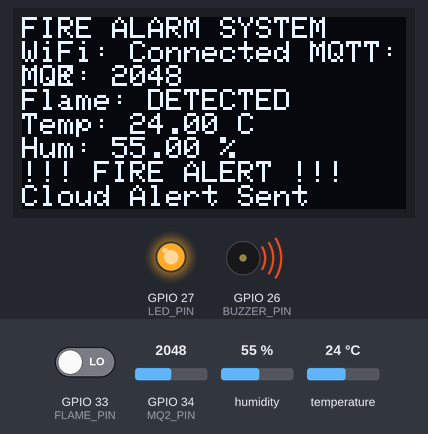
The sketch below on a simulated ESP32. On the bench: 128×64 one-colour display, output pins drawn as LEDs (lit = HIGH), buzzer (waves = sounding). The test bench sets the inputs (shaded band); at power-on: GPIO 33 (FLAME_PIN) LOW, GPIO 34 (MQ2_PIN) = 2048, humidity 55 %, temperature 24 °C. WiFi joins after 1.5 s; servers stay silent unless stated; no MQTT or app messages arrive unless stated; web services answer with replies made up by the test bench; what the sketch prints to the serial monitor is not drawn.

Above: at 15.0 s.
15.1 s: GPIO 33 (FLAME_PIN) driven HIGH
At 17.0 s:
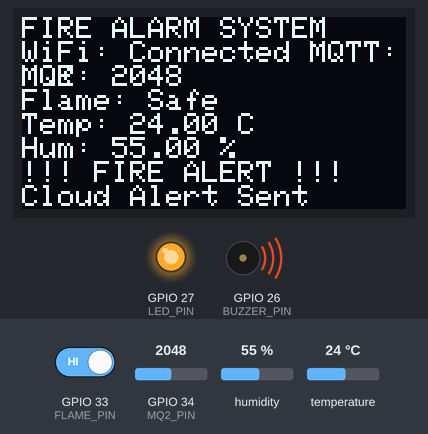
17.3 s: GPIO 34 (MQ2_PIN) set to 1053
At 18.4 s:
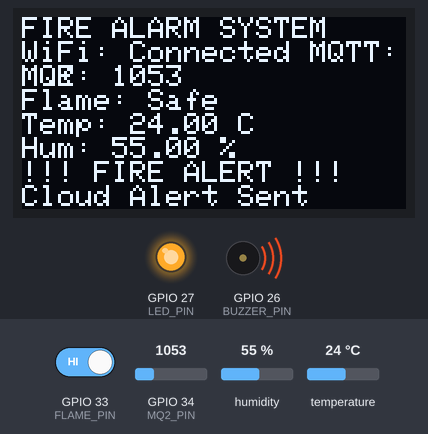
19.4 s: GPIO 34 (MQ2_PIN) set to 947
At 20.7 s:
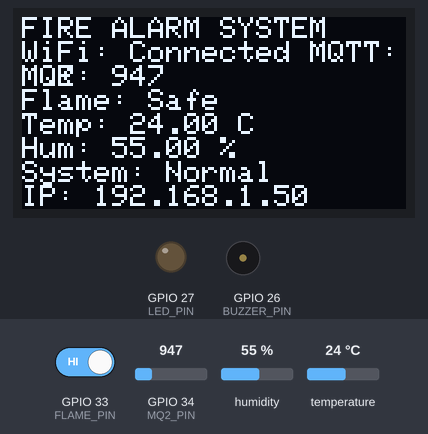
21.5 s: humidity set to 22 %
At 23.1 s:
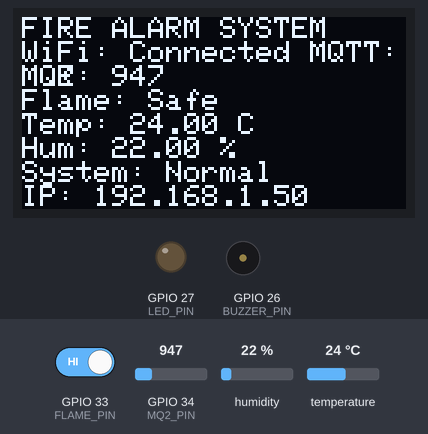
23.4 s: temperature set to 12 °C
At 26.5 s:
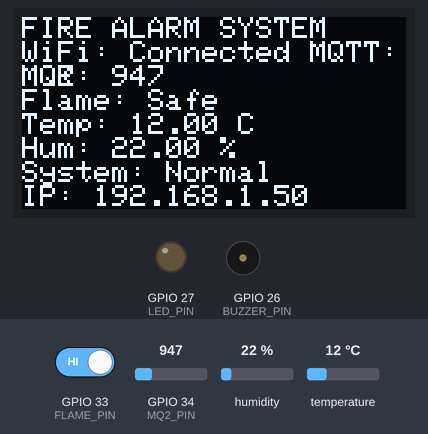
27.4 s: GPIO 33 (FLAME_PIN) driven LOW
At 28.8 s:
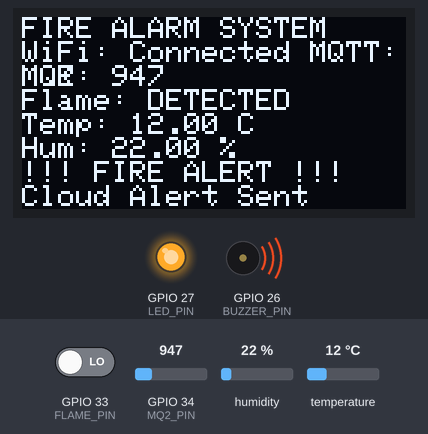
Timing chart, 0 to 30.4 s (numbered marks = the images above; inputs shaded):
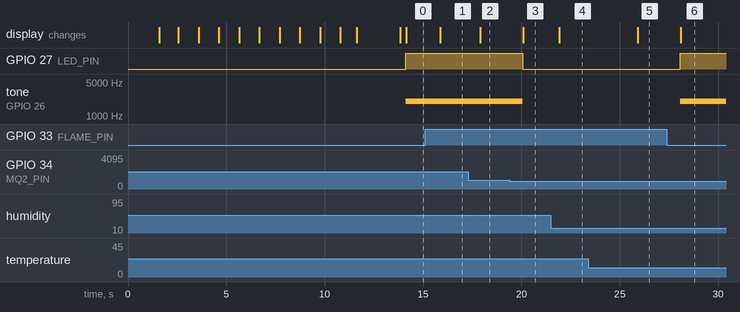

Measured:
- the behaviour switches between 1001 and 1000 on GPIO 34 (MQ2_PIN) (found by bisection; images 2 and 3)
- after the input at 15.1 s, the display: changes after 0.78 s (image 1)
- after the input at 17.3 s, the display: changes after 0.60 s (image 2)
- after the input at 19.4 s, GPIO 27 (LED_PIN): HIGH → LOW after 0.66 s; tone on GPIO 26 (BUZZER_PIN): 2000 Hz → silent after 0.66 s; the display: changes after 0.69 s (image 3)
- after the input at 21.5 s, the display: changes after 0.42 s (image 4)
- after the input at 23.4 s, the display: changes after 2.5 s (image 5)
- after the input at 27.4 s, GPIO 27 (LED_PIN): LOW → HIGH after 0.68 s; tone on GPIO 26 (BUZZER_PIN): silent → 2000 Hz after 0.68 s; the display: changes after 0.71 s (image 6)

The sketch:

fire_alarm.ino
```cpp
#include <Wire.h>
#include <Adafruit_GFX.h>
#include <Adafruit_SSD1306.h>
#include "DHT.h"
#include <WiFi.h>
#include <PubSubClient.h>
#include <HTTPClient.h>
#include <WebServer.h>
#include <ArduinoJson.h>
#include "config.h"   // <-- your local secrets (WiFi, MQTT, Telegram, MacroDroid)

WiFiClient espClient;
PubSubClient client(espClient);
WebServer server(80);

// ------------------ Pins ------------------
#define MQ2_PIN 34
#define FLAME_PIN 33
#define DHT_PIN 25
#define BUZZER_PIN 26
#define LED_PIN 27

// ------------------ PWM for Buzzer ------------------
#define PWM_CHANNEL 0
#define PWM_FREQ 2000
#define PWM_RESOLUTION 8

// ------------------ OLED Setup ------------------
#define SCREEN_WIDTH 128
#define SCREEN_HEIGHT 64
Adafruit_SSD1306 display(SCREEN_WIDTH, SCREEN_HEIGHT, &Wire, -1);

// ------------------ DHT11 ------------------
#define DHTTYPE DHT11
DHT dht(DHT_PIN, DHTTYPE);

// ------------------ MQ2 ------------------
float RL = 5.0;
float Ro = 10.0;
#define CALIBRATION_TIME 10000
#define CLEAN_AIR_RATIO 9.8
#define MQ2_THRESHOLD 1000
#define FLAME_TRIGGER LOW

// ------------------ Timing & State ------------------
unsigned long previousMillis = 0;
const long interval = 2000;
bool lastAlarmState = false;
unsigned long lastMobileAlert = 0;
unsigned long lastTelegramAlert = 0;
const long mobileCooldown = 60000;   // 1 minute between mobile alerts
const long telegramCooldown = 30000; // 30 seconds between Telegram

void setup() {
  Serial.begin(115200);

  pinMode(FLAME_PIN, INPUT);
  pinMode(BUZZER_PIN, OUTPUT);
  pinMode(LED_PIN, OUTPUT);

  ledcSetup(PWM_CHANNEL, PWM_FREQ, PWM_RESOLUTION);
  ledcAttachPin(BUZZER_PIN, PWM_CHANNEL);

  ledcWrite(PWM_CHANNEL, 0);
  digitalWrite(LED_PIN, LOW);

  if (!display.begin(SSD1306_SWITCHCAPVCC, 0x3C)) {
    Serial.println("OLED init failed");
    for (;;);
  }
  display.clearDisplay();
  display.setTextColor(SSD1306_WHITE);
  display.setTextSize(1);

  dht.begin();

  WiFi.begin(ssid, password);

  display.clearDisplay();
  display.setCursor(0, 0);
  display.println("Connecting WiFi...");
  display.display();

  while (WiFi.status() != WL_CONNECTED) {
    delay(500);
    Serial.print(".");
  }

  Serial.println("");
  Serial.println("WiFi connected!");
  Serial.print("IP Address: ");
  Serial.println(WiFi.localIP());

  client.setServer(mqtt_server, 1883);
  client.setCallback(mqttCallback);

  setupHTTPServer();
  calibrateMQ2();

  sendTelegramMessage("Fire Alarm System Started!\nIP: " +
                       WiFi.localIP().toString() + "\nMacroDroid Cloud Alerts Ready!");

  display.clearDisplay();
  display.setCursor(0, 0);
  display.println("System Ready!");
  display.setCursor(0, 16);
  display.print("IP: ");
  display.println(WiFi.localIP());
  display.setCursor(0, 32);
  display.println("Cloud Alerts: ON");
  display.display();

  Serial.println("System fully initialized!");
}

void calibrateMQ2() {
  display.clearDisplay();
  display.setCursor(0, 0);
  display.println("Calibrating MQ2...");
  display.display();

  unsigned long startTime = millis();
  float val = 0;
  int count = 0;

  while (millis() - startTime < CALIBRATION_TIME) {
    val += analogRead(MQ2_PIN);
    count++;

    if (count % 20 == 0) {
      display.clearDisplay();
      display.setCursor(0, 0);
      display.print("Calibrating MQ2...");
      display.setCursor(0, 16);
      display.print("Time left: ");
      display.print((CALIBRATION_TIME - (millis() - startTime)) / 1000);
      display.println("s");
      display.display();
    }
    delay(50);
  }

  val = val / count;
  float Vrl = val * 3.3 / 4095.0;
  float Rs = (5.0 - Vrl) * RL / Vrl;
  Ro = Rs / CLEAN_AIR_RATIO;

  Serial.print("MQ2 Ro: ");
  Serial.println(Ro);

  display.clearDisplay();
  display.setCursor(0, 0);
  display.println("MQ2 Calibrated!");
  display.print("Ro: ");
  display.println(Ro);
  display.display();
  delay(2000);
}

// ================== HTTP SERVER FOR MOBILE ==================
void setupHTTPServer() {
  server.on("/", HTTP_GET, []() {
    String html = "<html><body style='font-family: Arial; text-align: center;'>";
    html += "<h1>Fire Alarm System</h1>";
    html += "<p>Status: <strong>Active</strong></p>";
    html += "<p>IP: " + WiFi.localIP().toString() + "</p>";
    html += "<p>Cloud Alerts: <strong style='color: green;'>ENABLED</strong></p>";
    html += "<button onclick=\"fetch('/test-alarm', {method: 'POST'})\" "
            "style='padding: 15px 30px; font-size: 18px; background: red; color: white; border: none; border-radius: 10px; margin: 5px;'>TEST ALARM</button>";
    html += "<br>";
    html += "<button onclick=\"fetch('/alarm', {method: 'POST'})\" style='padding: 15px 30px; font-size: 18px; background: orange; color: white; border: none; border-radius: 10px; margin: 5px;'>TRIGGER ALARM (API)</button>";
    html += "<br>";
    html += "<button onclick=\"fetch('/status')\" style='padding: 15px 30px; font-size: 18px; background: blue; color: white; border: none; border-radius: 10px; margin: 5px;'>GET STATUS</button>";
    html += "</body></html>";
    server.send(200, "text/html", html);
  });

  server.on("/alarm", HTTP_POST, []() {
    Serial.println("ALARM triggered via POST /alarm endpoint!");

    int mq2ADC = analogRead(MQ2_PIN);
    int flameState = digitalRead(FLAME_PIN);
    float temp = dht.readTemperature();
    float hum = dht.readHumidity();
    if (isnan(temp)) temp = 0;
    if (isnan(hum)) hum = 0;

    triggerAlarmOutputs(true);
    triggerMobileAlert(mq2ADC, flameState, temp, hum);

    String response = "{";
    response += "\"status\":\"success\",";
    response += "\"message\":\"Alarm triggered via API - Cloud alert sent\",";
    response += "\"mq2\":" + String(mq2ADC) + ",";
    response += "\"flame\":" + String(flameState) + ",";
    response += "\"temperature\":" + String(temp) + ",";
    response += "\"humidity\":" + String(hum);
    response += "}";

    server.send(200, "application/json", response);
    Serial.println("/alarm POST response sent");
  });

  server.on("/test-alarm", HTTP_POST, []() {
    Serial.println("Manual test alarm triggered from web!");
    triggerAlarmOutputs(true);
    triggerMobileAlert(999, 1, 25.0, 50.0);
    server.send(200, "application/json",
                "{\"status\":\"test_alarm_triggered\", \"message\":\"Cloud test alert sent\"}");
  });

  server.on("/status", HTTP_GET, []() {
    String status = "{";
    status += "\"mq2\": " + String(analogRead(MQ2_PIN)) + ",";
    status += "\"flame\": " + String(digitalRead(FLAME_PIN)) + ",";
    status += "\"alarm\": " + String(lastAlarmState ? "true" : "false") + ",";
    status += "\"wifi\": \"" + String(WiFi.status() == WL_CONNECTED ? "connected" : "disconnected") + "\"";
    status += "}";
    server.send(200, "application/json", status);
  });

  server.begin();
  Serial.println("HTTP Server started on port 80");
}

// ================== ALARM OUTPUT CONTROL ==================
void triggerAlarmOutputs(bool activate) {
  if (activate) {
    digitalWrite(LED_PIN, HIGH);
    ledcWrite(PWM_CHANNEL, 128);
    Serial.println("Alarm outputs ACTIVATED");
  } else {
    digitalWrite(LED_PIN, LOW);
    ledcWrite(PWM_CHANNEL, 0);
    Serial.println("Alarm outputs DEACTIVATED");
  }
}

// ================== MACRODROID CLOUD ALERT FUNCTION ==================
void triggerMobileAlert(int mq2Value, int flameState, float temp, float hum) {
  if (WiFi.status() == WL_CONNECTED) {
    HTTPClient http;
    String url = macroDroidCloudURL;

    http.begin(url);
    http.addHeader("Content-Type", "application/json");
    http.setTimeout(10000);

    DynamicJsonDocument doc(512);
    doc["gas_level"] = mq2Value;
    doc["flame_detected"] = (flameState == FLAME_TRIGGER);
    doc["temperature"] = temp;
    doc["humidity"] = hum;
    doc["alarm_time"] = millis();
    doc["message"] = "FIRE_ALARM_TRIGGERED";
    doc["severity"] = "HIGH";
    doc["device_ip"] = WiFi.localIP().toString();

    String payload;
    serializeJson(doc, payload);

    Serial.println("Sending MacroDroid Cloud Alert...");
    int httpResponseCode = http.POST(payload);
    Serial.print("Cloud response code: ");
    Serial.println(httpResponseCode);

    if (httpResponseCode == 200) {
      Serial.println("Cloud alert sent successfully!");
    } else if (httpResponseCode == 404) {
      Serial.println("404 - Check MacroDroid trigger ID");
    } else if (httpResponseCode == -1) {
      Serial.println("Connection failed - timeout");
    } else {
      Serial.print("HTTP Error: ");
      Serial.println(httpResponseCode);
    }
    http.end();
  } else {
    Serial.println("WiFi not connected for cloud alert");
  }
}

// ================== TELEGRAM FUNCTIONS ==================
void sendTelegramMessage(const char* message) {
  if (WiFi.status() == WL_CONNECTED) {
    HTTPClient http;
    String url = "https://api.telegram.org/bot";
    url += telegramToken;
    url += "/sendMessage";

    http.begin(url);
    http.addHeader("Content-Type", "application/x-www-form-urlencoded");

    String payload = "chat_id=";
    payload += chatId;
    payload += "&text=";
    payload += message;

    int httpResponseCode = http.POST(payload);
    if (httpResponseCode > 0) {
      Serial.println("Telegram sent");
    } else {
      Serial.print("Telegram failed: ");
      Serial.println(httpResponseCode);
    }
    http.end();
  }
}

void sendTelegramMessage(String message) {
  sendTelegramMessage(message.c_str());
}

// ================== ALERT FUNCTIONS ==================
void sendFireAlert(int mq2Value, int flameState, float temp, float hum) {
  unsigned long currentMillis = millis();

  String alertMessage = "FIRE ALERT!\n\n";
  alertMessage += "Emergency: Fire detected!\n\n";
  alertMessage += "Sensor Readings:\n";
  alertMessage += "- Gas Level: " + String(mq2Value) + "\n";
  alertMessage += "- Flame: " + String(flameState == FLAME_TRIGGER ? "DETECTED" : "Safe") + "\n";
  alertMessage += "- Temperature: " + String(temp) + "C\n";
  alertMessage += "- Humidity: " + String(hum) + "%\n\n";
  alertMessage += "Triggering cloud alarm...";

  sendTelegramMessage(alertMessage);

  if (currentMillis - lastMobileAlert > mobileCooldown) {
    triggerMobileAlert(mq2Value, flameState, temp, hum);
    lastMobileAlert = currentMillis;
  }
}

void sendAllClearMessage() {
  String message = "ALL CLEAR\n\n";
  message += "Fire alarm condition has been resolved.\n";
  message += "All sensors are back to normal.\n";
  message += "System continues monitoring...";
  sendTelegramMessage(message);
}

// ================== MQTT FUNCTIONS ==================
void mqttCallback(char* topic, byte* payload, unsigned int length) {
  // Empty callback - required by library
}

void reconnectMQTT() {
  int retryCount = 0;
  while (!client.connected() && retryCount < 5) {
    retryCount++;
    Serial.print("Attempting MQTT connection (attempt ");
    Serial.print(retryCount);
    Serial.println(")...");

    if (client.connect("ESP32_FireAlarm")) {
      Serial.println("MQTT connected!");
      return;
    } else {
      delay(2000);
    }
  }
}

void updateWiFiStatus() {
  static unsigned long lastWiFiCheck = 0;
  static bool lastWiFiStatus = false;

  if (millis() - lastWiFiCheck > 5000) {
    lastWiFiCheck = millis();

    if (WiFi.status() != WL_CONNECTED) {
      if (lastWiFiStatus) Serial.println("WiFi disconnected!");
      lastWiFiStatus = false;
    } else {
      if (!lastWiFiStatus) Serial.println("WiFi connected!");
      lastWiFiStatus = true;
    }
  }
}

// ================== MAIN LOOP ==================
void loop() {
  unsigned long currentMillis = millis();

  server.handleClient();
  updateWiFiStatus();

  if (!client.connected()) {
    reconnectMQTT();
  }
  client.loop();

  if (currentMillis - previousMillis >= interval) {
    previousMillis = currentMillis;

    int mq2ADC = analogRead(MQ2_PIN);
    int flameState = digitalRead(FLAME_PIN);
    float temp = dht.readTemperature();
    float hum = dht.readHumidity();
    if (isnan(temp)) temp = 0;
    if (isnan(hum)) hum = 0;

    Serial.print("MQ2:"); Serial.print(mq2ADC);
    Serial.print(" Flame:"); Serial.print(flameState);
    Serial.print(" Temp:"); Serial.print(temp);
    Serial.print(" Hum:"); Serial.print(hum);

    bool mq2Alarm = (mq2ADC > MQ2_THRESHOLD);
    bool flameAlarm = (flameState == FLAME_TRIGGER);
    bool alarm = mq2Alarm || flameAlarm;

    Serial.print(" MQ2_Alarm:"); Serial.print(mq2Alarm);
    Serial.print(" Flame_Alarm:"); Serial.print(flameAlarm);
    Serial.print(" Overall_Alarm:"); Serial.println(alarm);

    if (alarm && !lastAlarmState) {
      Serial.println("ALARM TRIGGERED - Sending alerts!");
      sendFireAlert(mq2ADC, flameState, temp, hum);
      lastTelegramAlert = currentMillis;
    } else if (!alarm && lastAlarmState) {
      Serial.println("ALARM CLEARED");
      sendAllClearMessage();
    }
    lastAlarmState = alarm;

    triggerAlarmOutputs(alarm);

    display.clearDisplay();
    display.setCursor(0, 0);
    display.println("FIRE ALARM SYSTEM");

    display.setCursor(0, 8);
    display.print(WiFi.status() == WL_CONNECTED ? "WiFi: Connected" : "WiFi: Disconnected");
    display.println(client.connected() ? " MQTT: OK" : " MQTT: No");

    display.setCursor(0, 16);
    display.print("MQ2: "); display.println(mq2ADC);
    display.setCursor(0, 24);
    display.print("Flame: "); display.println(flameState == FLAME_TRIGGER ? "DETECTED" : "Safe");
    display.setCursor(0, 32);
    display.print("Temp: "); display.print(temp); display.println(" C");
    display.setCursor(0, 40);
    display.print("Hum: "); display.print(hum); display.println(" %");

    if (alarm) {
      display.setCursor(0, 48);
      display.println("!!! FIRE ALERT !!!");
      display.setCursor(0, 56);
      display.println("Cloud Alert Sent");
    } else {
      display.setCursor(0, 48);
      display.println("System: Normal");
      display.setCursor(0, 56);
      display.print("IP: ");
      display.println(WiFi.localIP());
    }
    display.display();

    if (client.connected()) {
      client.publish("fire/mq2", String(mq2ADC).c_str());
      client.publish("fire/flame", flameState == FLAME_TRIGGER ? "1" : "0");
      client.publish("fire/alarm", alarm ? "1" : "0");
      client.publish("fire/temp", String(temp).c_str());
      client.publish("fire/hum", String(hum).c_str());
    }
  }

  delay(10);
}
```

config.example.h
```cpp
// ============================================================
// config.example.h
// Copy this file to "config.h" and fill in your own values.
// config.h is git-ignored so your secrets never get committed.
// ============================================================

#ifndef CONFIG_H
#define CONFIG_H

// ------------------ WiFi ------------------
const char* ssid     = "YOUR_WIFI_SSID";
const char* password = "YOUR_WIFI_PASSWORD";

// ------------------ Local MQTT Broker ------------------
const char* mqtt_server = "YOUR_MQTT_BROKER_IP"; // e.g. "192.168.1.50"

// ------------------ Telegram Bot ------------------
// Create a bot via @BotFather on Telegram to get a token.
// Message @userinfobot to get your chat ID.
const char* telegramToken = "YOUR_TELEGRAM_BOT_TOKEN";
const char* chatId        = "YOUR_TELEGRAM_CHAT_ID";

// ------------------ MacroDroid Cloud Trigger ------------------
// Create a "Webhook (URL)" trigger in MacroDroid to get this URL.
const char* macroDroidCloudURL = "https://trigger.macrodroid.com/YOUR_WEBHOOK_ID/fire_alert";

#endif
```
